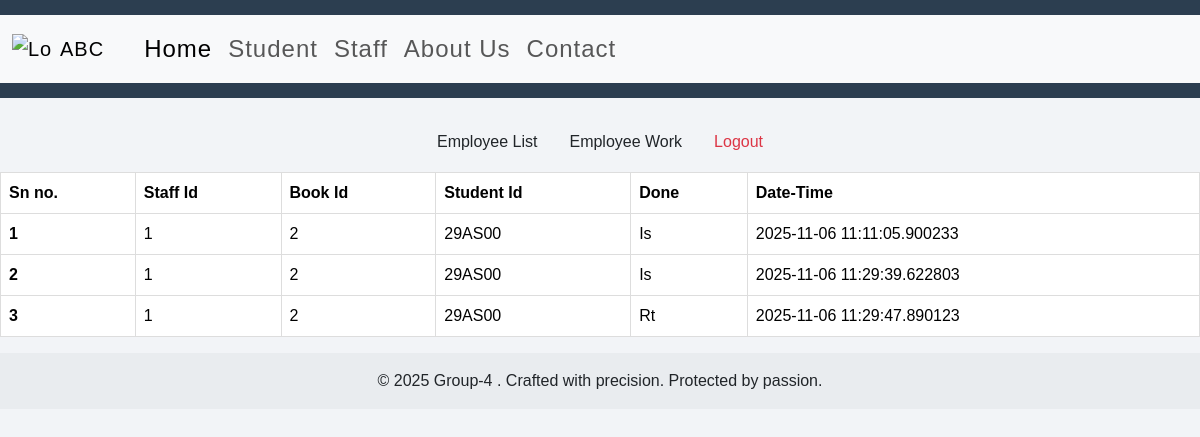
The app's page /staffwork, older data.
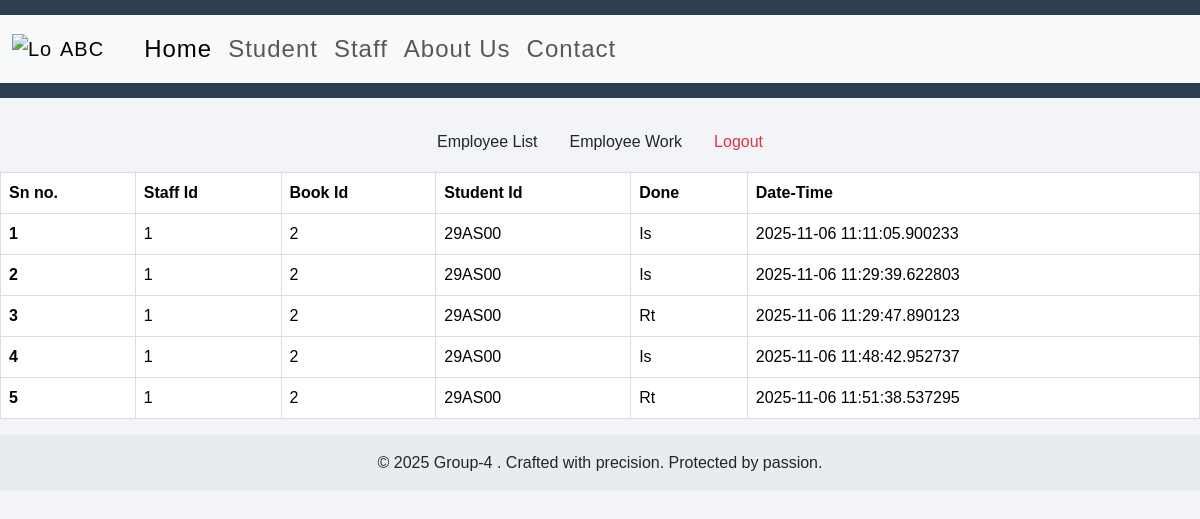
The same page, newer data.
### app.py (models this page shows)
class History(db.Model):
    id = db.Column(db.Integer,primary_key=True)
    sid = db.Column(db.Integer) #staff
    name = db.Column(db.String(50)) #student name
    bid = db.Column(db.Integer) #book id
    done = db.Column(db.String(2)) #Issue:Is Renew:Rn Return:Rt
    date = db.Column(db.DateTime,default=datetime.now)

### app.py (the view)
@app.route("/staffwork")
def Staff_Work():
    return render_template("staffwork.html",work=History.query.all())

### templates/staffwork.html (shortened to what this page needs)
{% extends "base.html" %}
{% block b %}
<br>
<ul class="nav justify-content-center">
  <li class="nav-item">
    <a class="nav-link text-dark" href="/admin">Employee List</a>
  </li>
  <li class="nav-item">
    <a class="nav-link text-dark" href="/staffwork">Employee Work</a>
  </li>
  <li class="nav-item">
    <a class="nav-link text-danger" href="/logout">Logout</a>
  </li>
</ul>
<table class="table">
    <thead>
        <tr>
            <th scope="col">Sn no.</th>
            <th scope="col">Staff Id</th>
            <th scope="col">Book Id</th>
            <th scope="col">Student Id</th>
            <th scope="col">Done</th>
            <th scope="col">Date-Time</th>
        </tr>
    </thead>
    <tbody>
        {% for each in work %}
        <tr>
            <th scope="row">{{loop.index}}</th>
            <td>{{each.sid}}</td>
            <td>{{each.bid}}</td>
            <td>{{each.name}}</td>
            <td>{{each.done}}</td>
            <td>{{each.date}}</td>
        </tr>
        {% endfor %}
    </tbody>
</table>
{% endblock b %}

### templates/base.html (shortened to what this page needs)
<!DOCTYPE html>
<html lang="en">
<head>
  <link href="https://cdn.jsdelivr.net/npm/bootstrap@5.3.7/dist/css/bootstrap.min.css" rel="stylesheet"
>
  <link rel="stylesheet" href="{{ url_for('static', filename='style.css') }}">
</head>
<header>
  <nav class="navbar navbar-expand-lg bg-body-tertiary">
    <div class="container-fluid">
      <a class="navbar-brand d-flex align-items-center" href="https://stcet.ac.in/">
        <img src="https://d2gg9evh47fn9z.cloudfront.net/800px_COLOURBOX10193260.jpg" alt="Logo" width="40" height="30"
          class="me-2">ABC
      </a>
      <div class="collapse navbar-collapse gap-2" id="mainNavbar">
        <div class="navbar-nav ms-3">
          <a class="nav-link active" aria-current="page" href="/">Home</a>
          <a class="nav-link" href="/student">Student</a>
          <a class="nav-link" href="/staff">Staff</a>
          <a class="nav-link" href="/abtus">About Us</a>
          <a class="nav-link" href="/cnt">Contact</a>
        </div>
      </div>
    </div>
  </nav>
</header>
<body>
  {% block b %}
  {% endblock b %}
</body>
<footer class="text-center py-3 bg-body-secondary">
  &copy; 2025 Group-4 . Crafted with precision. Protected by passion.
</footer>
</html>

### static/style.css (style rules this page uses)
body { font-family: 'Poppins', sans-serif; background: #f2f4f7; margin: 0; padding: 0; }
header { background: #2c3e50; color: #fff; padding: 15px 0; text-align: center; font-size: 24px; letter-spacing: 1px; }
table { width: 100%; border-collapse: collapse; margin-top: 10px; }
th, td { border: 1px solid #ddd; text-align: left; padding: 10px; }
th { background-color: #3498db; color: white; }
tr:nth-child(even) { background-color: #f9f9f9; }

Row changes from the older to the newer data that the page shows:
added History: sid "1", bid "2", name "29AS00", done "Is", date "2025-11-06 11:48:42.952737"
added History: sid "1", bid "2", name "29AS00", done "Rt", date "2025-11-06 11:51:38.537295"
